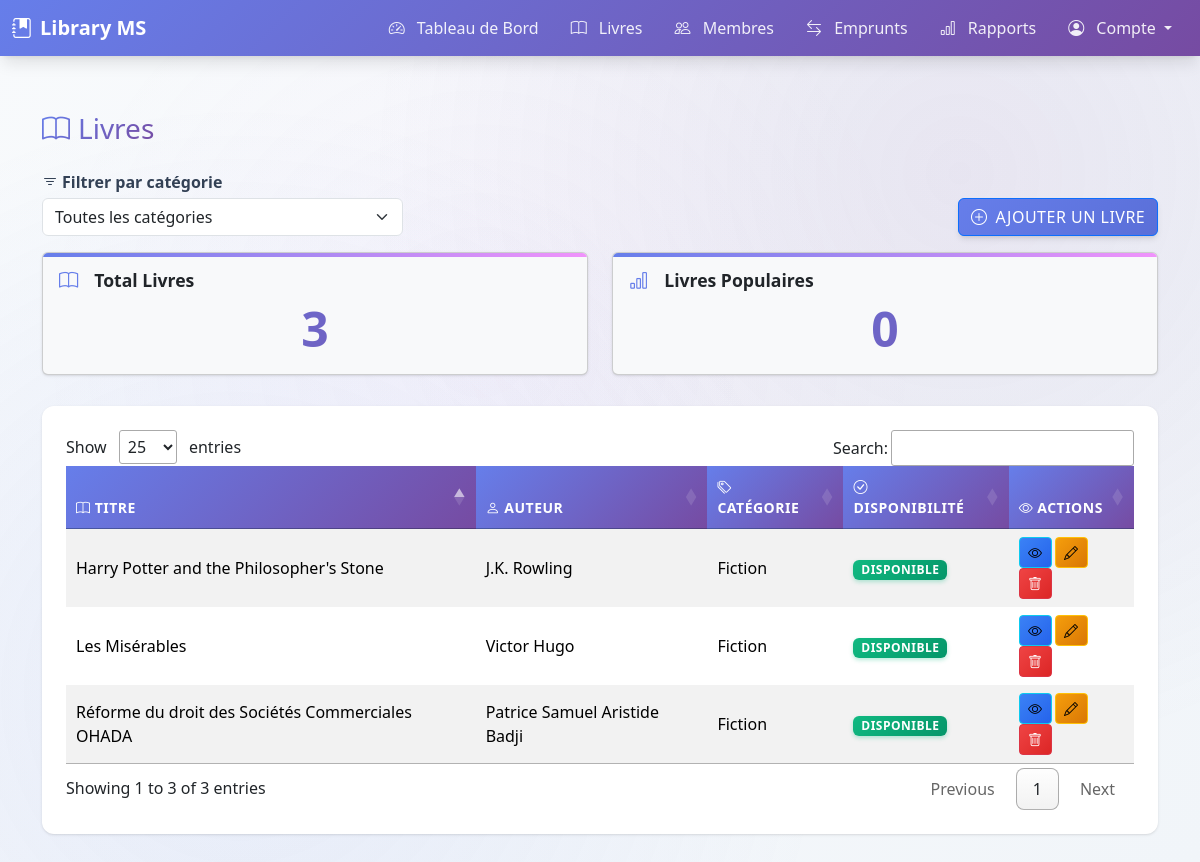
The page /books/ on the database its author committed.
### tables this page shows
CREATE TABLE books (
            book_id INTEGER PRIMARY KEY AUTOINCREMENT,
            title TEXT NOT NULL,
            author_id INTEGER,
            category_id INTEGER,
            isbn TEXT UNIQUE,
            publication_year INTEGER,
            publisher TEXT,
            quantity INTEGER DEFAULT 1,
            available_quantity INTEGER DEFAULT 1,
            FOREIGN KEY (author_id) REFERENCES authors (author_id),
            FOREIGN KEY (category_id) REFERENCES categories (category_id)
        );

CREATE TABLE authors (
            author_id INTEGER PRIMARY KEY AUTOINCREMENT,
            name TEXT NOT NULL,
            biography TEXT
        );

CREATE TABLE categories (
            category_id INTEGER PRIMARY KEY AUTOINCREMENT,
            name TEXT NOT NULL,
            description TEXT
        );

### controllers/dashboard_controller.py (the view)
@dashboard_blueprint.route("/books", methods=["GET"])
def books():
    return redirect(url_for('books.books_page'))

### models/author.py (called while the page is built)
    @property
    def name(self):
        return self._get_attribute("name")

    @classmethod
    def find_by_id(cls, author_id):
        query = f"SELECT * FROM {cls.TABLE_NAME} WHERE {cls.PRIMARY_KEY} = ?"
        result = DatabaseConnection.execute_query(query, (author_id,))
        if result:
            conn = DatabaseConnection.get_connection()
            cursor = conn.cursor()
            cursor.execute(f"PRAGMA table_info({cls.TABLE_NAME})")
            columns = [column[1] for column in cursor.fetchall()]
            conn.close()
            return cls(**dict(zip(columns, result[0])))
        return None

### models/base_model.py (called while the page is built)
    def _get_attribute(self, name):
        return self._attributes.get(name)

    def _set_attribute(self, name, value):
        self._attributes[name] = value

    def __setattr__(self, name, value):
        if name == "_attributes":
            super().__setattr__(name, value)
        else:
            self._set_attribute(name, value)

    @property
    def __dict__(self):
        return self._attributes.copy()

    @classmethod
    def find_by_id(cls, id: int):
        if not cls.TABLE_NAME or not cls.PRIMARY_KEY:
            raise NotImplementedError("TABLE_NAME and PRIMARY_KEY must be defined in subclass")
        query = f"SELECT * FROM {cls.TABLE_NAME} WHERE {cls.PRIMARY_KEY} = ?"
        result = DatabaseConnection.execute_query(query, (id,))
        if result and len(result) > 0:
            conn = DatabaseConnection.get_connection()
            cursor = conn.cursor()
            cursor.execute(f"PRAGMA table_info({cls.TABLE_NAME})")
            columns = [column[1] for column in cursor.fetchall()]
            conn.close()
            record_dict = dict(zip(columns, result[0]))
            return cls(**record_dict)
        return None

    @classmethod
    def find_all(cls):
        if not cls.TABLE_NAME:
            raise NotImplementedError("TABLE_NAME must be defined in subclass")
        query = f"SELECT * FROM {cls.TABLE_NAME}"
        results = DatabaseConnection.execute_query(query)
        if results:
            conn = DatabaseConnection.get_connection()
            cursor = conn.cursor()
            cursor.execute(f"PRAGMA table_info({cls.TABLE_NAME})")
            columns = [column[1] for column in cursor.fetchall()]
            conn.close()
            return [cls(**dict(zip(columns, result))) for result in results]
        return []

### models/book.py (called while the page is built)
    @property
    def book_id(self):
        return self._get_attribute("book_id")

### templates/books.html (shortened to what this page needs)
<!DOCTYPE html>
<html lang="fr">
<head>
    <link rel="stylesheet" href="/static/css/style.css">
    <link href="https://cdn.jsdelivr.net/npm/bootstrap@5.3.2/dist/css/bootstrap.min.css" rel="stylesheet">
    <link rel="stylesheet" href="https://cdn.jsdelivr.net/npm/bootstrap-icons@1.11.3/font/bootstrap-icons.css">
    <link rel="stylesheet" href="https://cdn.datatables.net/1.13.4/css/jquery.dataTables.min.css">
</head>
<body>
{% include 'includes/navbar.html' %}
<div class="container">
    <h3 class="mb-4"><i class="bi bi-book me-2"></i>Livres</h3>
    {% set categories_list = categories if categories is defined else (books | map(attribute='category') | unique) %}
    <div class="row g-3 align-items-end mb-3">
        <div class="col-md-4">
            <label for="filterCategory" class="form-label mb-1"><i class="bi bi-filter me-1"></i>Filtrer par catégorie</label>
            <select id="filterCategory" class="form-select">
                <option value="">Toutes les catégories</option>
            </select>
        </div>
        <div class="col-md-8 d-flex justify-content-end">
            <button class="btn btn-primary" id="addBookButton" title="Ajouter un nouveau livre">
                <i class="bi bi-plus-circle me-2"></i>Ajouter un livre
            </button>
        </div>
    </div>
    <div class="row text-center mb-4">
        <div class="col-md-6">
            <div class="card bg-light">
                <div class="card-body">
                    <h5 class="card-title"><i class="bi bi-book me-2"></i>Total Livres</h5>
                    <p class="card-text display-4">{{ total_books }}</p>
                </div>
            </div>
        </div>
        <div class="col-md-6">
            <div class="card bg-light">
                <div class="card-body">
                    <h5 class="card-title"><i class="bi bi-bar-chart me-2"></i>Livres Populaires</h5>
                    <p class="card-text display-4">{{total_popular_books}}</p>
                </div>
            </div>
        </div>
    </div>
    <div class="table-responsive">
        <table id="booksTable" class="table table-striped table-hover align-middle">
            <thead class="table-primary">
                <tr>
                    <th><i class="bi bi-book"></i> Titre</th>
                    <th><i class="bi bi-person"></i> Auteur</th>
                    <th><i class="bi bi-tags"></i> Catégorie</th>
                    <th><i class="bi bi-check-circle"></i> Disponibilité</th>
                    <th><i class="bi bi-eye"></i> Actions</th>
                </tr>
            </thead>
            <tbody>
                {% for book in books %}
                    <tr data-book-id="{{ book.id }}" data-isbn="{{ book.isbn }}" data-publication-year="{{ book.publication_year }}" data-publisher="{{ book.publisher }}" data-quantity="{{ book.quantity }}" data-available-quantity="{{ book.available_quantity }}">
                        <td>{{ book.title }}</td>
                        <td>{{ book.author }}</td>
                        <td>{{ book.category }}</td>
                        <td>
                            {% if book.available_quantity > 0 %}
                            <span class="badge bg-success">Disponible</span>
                            {% else %}
                            <span class="badge bg-danger">Emprunté</span>
                            {% endif %}
                        </td>
                        <td>
                            <button class="btn btn-info btn-sm see-detail-book" title="Voir détails"><i class="bi bi-eye"></i></button>
                            <button class="btn btn-warning btn-sm edit-book" title="Modifier"><i class="bi bi-pencil"></i></button>
                            <button class="btn btn-danger btn-sm delete-book" title="Supprimer"><i class="bi bi-trash"></i></button>
                        </td>
                    </tr>
                {% endfor %}
            </tbody>
        </table>
    </div>
</div>
<div class="toast-container position-fixed top-0 end-0 p-3">
</div>
</body>
</html>

### rows shown on the page
books: title "Les Misérables"
authors: author "Victor Hugo"
categories: category "Fiction" "Fiction" "Fiction"
books: title "Harry Potter and the Philosopher's Stone"
authors: author "J.K. Rowling"
books: title "Réforme du droit des Sociétés Commerciales OHADA"
authors: author "Patrice Samuel Aristide Badji"

### other values the page prints
{{ total_books }} "3"
{{ total_popular_books }} "0"
